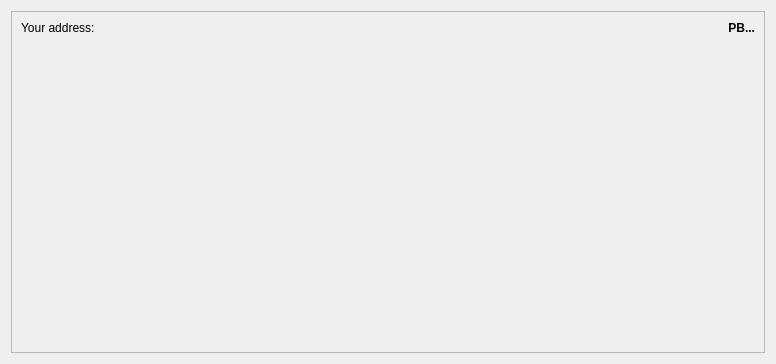
<?xml version="1.0" encoding="UTF-8"?>
<ui version="4.0">
  <class>ReceiveCoinsDialog</class>
  <widget class="QWidget" name="ReceiveCoinsDialog">
    <property name="geometry">
      <rect>
        <x>0</x>
        <y>0</y>
        <width>776</width>
        <height>364</height>
      </rect>
    </property>
    <layout class="QVBoxLayout" name="verticalLayout" stretch="0,0,1">
      <item>
        <widget class="QFrame" name="frame2">
          <property name="sizePolicy">
            <sizepolicy hsizetype="Preferred" vsizetype="Expanding">
              <horstretch>0</horstretch>
              <verstretch>0</verstretch>
            </sizepolicy>
          </property>
          <property name="frameShape">
            <enum>QFrame::StyledPanel</enum>
          </property>
          <property name="frameShadow">
            <enum>QFrame::Sunken</enum>
          </property>
          <layout class="QFormLayout" name="formLayout_2">
            <property name="fieldGrowthPolicy">
              <enum>QFormLayout::AllNonFixedFieldsGrow</enum>
            </property>
            <property name="horizontalSpacing">
              <number>12</number>
            </property>
            <property name="verticalSpacing">
              <number>12</number>
            </property>
            <item row="0" column="0">
              <widget class="QLabel" name="label">
                <property name="text">
                  <string>Your address:</string>
                </property>
              </widget>
            </item>
            <item row="0" column="1">
              <widget class="QLabel" name="labelAddress">
                <property name="font">
                  <font>
                    <weight>75</weight>
                    <bold>true</bold>
                  </font>
                </property>
                <property name="cursor">
                  <cursorShape>IBeamCursor</cursorShape>
                </property>
                <property name="toolTip">
                  <string>Your public receiving address</string>
                </property>
                <property name="text">
                  <string notr="true">PB...</string>
                </property>
                <property name="alignment">
                  <set>Qt::AlignRight|Qt::AlignTrailing|Qt::AlignVCenter</set>
                </property>
                <property name="textInteractionFlags">
                  <set>Qt::LinksAccessibleByMouse|Qt::TextSelectableByKeyboard|Qt::TextSelectableByMouse</set>
                </property>
              </widget>
            </item>
          </layout>
        </widget>
      </item>
    </layout>

            <!--<item>
              <layout class="QGridLayout" name="gridLayout">
                <item row="7" column="2">
                  <widget class="QCheckBox" name="reuseAddress">
                    <property name="toolTip">
                      <string>Reuse one of the previously used receiving addresses. Reusing addresses has security and privacy issues. Do not use this unless re-generating a payment request made before.</string>
                    </property>
                    <property name="text">
                      <string>R&amp;euse an existing receiving address (not recommended)</string>
                    </property>
                  </widget>
                </item>
                <item row="7" column="0">
                  <widget class="QLabel" name="label_4">
                    <property name="text">
                      <string />
                    </property>
                  </widget>
                </item>
                <item row="6" column="0">
                  <widget class="QLabel" name="label_3">
                    <property name="toolTip">
                      <string>An optional message to attach to the payment request, which will be displayed when the request is opened. Note: The message will not be sent with the payment over the Pebblecoin network.</string>
                    </property>
                    <property name="text">
                      <string>&amp;Message:</string>
                    </property>
                    <property name="alignment">
                      <set>Qt::AlignRight|Qt::AlignTrailing|Qt::AlignVCenter</set>
                    </property>
                    <property name="buddy">
                      <cstring>reqMessage</cstring>
                    </property>
                  </widget>
                </item>
                <item row="4" column="2">
                  <widget class="QLineEdit" name="reqLabel">
                    <property name="toolTip">
                      <string>An optional label to associate with the new receiving address.</string>
                    </property>
                  </widget>
                </item>
                <item row="6" column="2">
                  <widget class="QLineEdit" name="reqMessage">
                    <property name="toolTip">
                      <string>An optional message to attach to the payment request, which will be displayed when the request is opened. Note: The message will not be sent with the payment over the Pebblecoin network.</string>
                    </property>
                  </widget>
                </item>
                <item row="2" column="2">
                  <widget class="QLabel" name="label_5">
                    <property name="text">
                      <string>Use this form to request payments. All fields are &lt;b&gt;optional&lt;/b&gt;.</string>
                    </property>
                  </widget>
                </item>
                <item row="4" column="0">
                  <widget class="QLabel" name="label_2">
                    <property name="toolTip">
                      <string>An optional label to associate with the new receiving address.</string>
                    </property>
                    <property name="text">
                      <string>&amp;Label:</string>
                    </property>
                    <property name="alignment">
                      <set>Qt::AlignRight|Qt::AlignTrailing|Qt::AlignVCenter</set>
                    </property>
                    <property name="buddy">
                      <cstring>reqLabel</cstring>
                    </property>
                  </widget>
                </item>
                <item row="5" column="0">
                  <widget class="QLabel" name="label">
                    <property name="toolTip">
                      <string>An optional amount to request. Leave this empty or zero to not request a specific amount.</string>
                    </property>
                    <property name="text">
                      <string>&amp;Amount:</string>
                    </property>
                    <property name="alignment">
                      <set>Qt::AlignRight|Qt::AlignTrailing|Qt::AlignVCenter</set>
                    </property>
                    <property name="buddy">
                      <cstring>reqAmount</cstring>
                    </property>
                  </widget>
                </item>
                <item row="5" column="2">
                  <widget class="BitcoinAmountField" name="reqAmount">
                    <property name="minimumSize">
                      <size>
                        <width>80</width>
                        <height>0</height>
                      </size>
                    </property>
                    <property name="toolTip">
                      <string>An optional amount to request. Leave this empty or zero to not request a specific amount.</string>
                    </property>
                  </widget>
                </item>
                <item row="8" column="2">
                  <layout class="QHBoxLayout" name="horizontalLayout">
                    <item>
                      <widget class="QPushButton" name="receiveButton">
                        <property name="minimumSize">
                          <size>
                            <width>150</width>
                            <height>0</height>
                          </size>
                        </property>
                        <property name="text">
                          <string>&amp;Request payment</string>
                        </property>
                        <property name="icon">
                          <iconset resource="../bitcoin.qrc">
                            <normaloff>:/icons/receiving_addresses</normaloff>
                            :/icons/receiving_addresses
                          </iconset>
                        </property>
                      </widget>
                    </item>
                    <item>
                      <widget class="QPushButton" name="clearButton">
                        <property name="sizePolicy">
                          <sizepolicy hsizetype="Minimum" vsizetype="Fixed">
                            <horstretch>0</horstretch>
                            <verstretch>0</verstretch>
                          </sizepolicy>
                        </property>
                        <property name="toolTip">
                          <string>Clear all fields of the form.</string>
                        </property>
                        <property name="text">
                          <string>Clear</string>
                        </property>
                        <property name="icon">
                          <iconset resource="../bitcoin.qrc">
                            <normaloff>:/icons/remove</normaloff>
                            :/icons/remove
                          </iconset>
                        </property>
                        <property name="autoRepeatDelay">
                          <number>300</number>
                        </property>
                        <property name="autoDefault">
                          <bool>false</bool>
                        </property>
                      </widget>
                    </item>
                    <item>
                      <spacer name="horizontalSpacer">
                        <property name="orientation">
                          <enum>Qt::Horizontal</enum>
                        </property>
                        <property name="sizeHint" stdset="0">
                          <size>
                            <width>40</width>
                            <height>20</height>
                          </size>
                        </property>
                      </spacer>
                    </item>
                  </layout>
                </item>
                <item row="8" column="0">
                  <widget class="QLabel" name="label_7">
                    <property name="text">
                      <string />
                    </property>
                  </widget>
                </item>
              </layout>
            </item>
          </layout>
        </widget>
      </item>
      <item>
        <spacer name="verticalSpacer_2">
          <property name="orientation">
            <enum>Qt::Vertical</enum>
          </property>
          <property name="sizeHint" stdset="0">
            <size>
              <width>20</width>
              <height>10</height>
            </size>
          </property>
        </spacer>
      </item>
      <item>
        <widget class="QFrame" name="frame">
          <property name="sizePolicy">
            <sizepolicy hsizetype="Preferred" vsizetype="Expanding">
              <horstretch>0</horstretch>
              <verstretch>0</verstretch>
            </sizepolicy>
          </property>
          <property name="frameShape">
            <enum>QFrame::StyledPanel</enum>
          </property>
          <property name="frameShadow">
            <enum>QFrame::Raised</enum>
          </property>
          <layout class="QVBoxLayout" name="verticalLayout_2">
            <item>
              <widget class="QLabel" name="label_6">
                <property name="font">
                  <font>
                    <weight>75</weight>
                    <bold>true</bold>
                  </font>
                </property>
                <property name="text">
                  <string>Requested payments history</string>
                </property>
              </widget>
            </item>
            <item>
              <widget class="QTableView" name="recentRequestsView">
                <property name="contextMenuPolicy">
                  <enum>Qt::CustomContextMenu</enum>
                </property>
                <property name="tabKeyNavigation">
                  <bool>false</bool>
                </property>
                <property name="sortingEnabled">
                  <bool>true</bool>
                </property>
              </widget>
            </item>
            <item>
              <layout class="QHBoxLayout" name="horizontalLayout_2">
                <item>
                  <widget class="QPushButton" name="showRequestButton">
                    <property name="toolTip">
                      <string>Show the selected request (does the same as double clicking an entry)</string>
                    </property>
                    <property name="text">
                      <string>Show</string>
                    </property>
                    <property name="enabled">
                      <bool>false</bool>
                    </property>
                    <property name="icon">
                      <iconset resource="../bitcoin.qrc">
                        <normaloff>:/icons/edit</normaloff>
                        :/icons/edit
                      </iconset>
                    </property>
                  </widget>
                </item>
                <item>
                  <widget class="QPushButton" name="removeRequestButton">
                    <property name="toolTip">
                      <string>Remove the selected entries from the list</string>
                    </property>
                    <property name="text">
                      <string>Remove</string>
                    </property>
                    <property name="enabled">
                      <bool>false</bool>
                    </property>
                    <property name="icon">
                      <iconset resource="../bitcoin.qrc">
                        <normaloff>:/icons/remove</normaloff>
                        :/icons/remove
                      </iconset>
                    </property>
                  </widget>
                </item>
                <item>
                  <spacer name="horizontalSpacer_2">
                    <property name="orientation">
                      <enum>Qt::Horizontal</enum>
                    </property>
                    <property name="sizeHint" stdset="0">
                      <size>
                        <width>40</width>
                        <height>20</height>
                      </size>
                    </property>
                  </spacer>
                </item>
              </layout>
            </item>
          </layout>
        </widget>
      </item>
    </layout>-->
  </widget>
  <!--<customwidgets>
    <customwidget>
      <class>BitcoinAmountField</class>
      <extends>QLineEdit</extends>
      <header>bitcoinamountfield.h</header>
    </customwidget>
  </customwidgets>
  <tabstops>
    <tabstop>reqLabel</tabstop>
    <tabstop>reqAmount</tabstop>
    <tabstop>reqMessage</tabstop>
    <tabstop>reuseAddress</tabstop>
    <tabstop>receiveButton</tabstop>
    <tabstop>clearButton</tabstop>
    <tabstop>recentRequestsView</tabstop>
    <tabstop>showRequestButton</tabstop>
    <tabstop>removeRequestButton</tabstop>
  </tabstops>-->
  <resources>
    <include location="../bitcoin.qrc" />
  </resources>
  <connections />
</ui>
